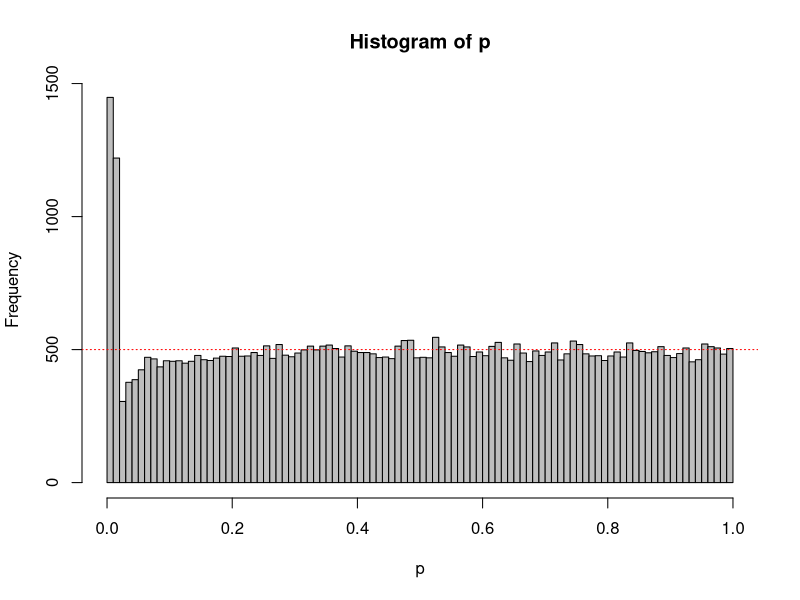

The R source for this figure:
N<-100 #total number of datapoints (per condition) you are willing to collect
Looks<-5 #set number of looks at the data
nSim<-50000 #number of simulated studies
alpha<-0.0158 #set alpha

D<-0 #True effect size (must be 0 when simulating Type 1 errors)

#Take care of some settings
options(scipen=100, digits=4) #disable scientific notation for numbers
LookN<-ceiling(seq(0,N,N/Looks)) #Determine at which N's to look
LookN<-LookN[-1] #remove look at 0
LookN<-LookN[LookN > 2] #Remove looks at N of 1 or 2 (not possible with t-test)
Looks<-length(LookN) #if looks are removed, change number of looks
matp<-matrix(NA, nrow=nSim, ncol=Looks) #Matrix for p-values at sequential tests
SigSeq<-numeric(Looks) #Variable to store final p-values
OptStop<-numeric(nSim) #variable to store positions of optional stopping
p<-numeric(nSim) #Variable to save optional stopping p-values

#Loop data generation for each study, then loop to perform a test for each N 
for (i in 1:nSim){
  x<-rnorm(n = N, mean = 0, sd = 1)
  y<-rnorm(n = N, mean = D, sd = 1)
  for (j in 1:Looks){
    matp[i,j]<-t.test(x[1:LookN[j]],y[1:LookN[j]], var.equal=TRUE)$p.value #perform the t-test, store
  }
  cat('Loop', i, 'of', nSim,'\n')
}

#Save Type 1 error rate for each look
for (i in 1:Looks){
  SigSeq[i] <- sum(matp[,i]<alpha)
}

#Get the positions at which are stopped, and then these p-values
for (i in 1:nSim){
  OptStop[i] <- min(which(matp[i,]<alpha))
}
OptStop[is.infinite(OptStop)] <- Looks #If nothing significant, take last p-value (fixes error warning)
for (i in 1:nSim){
  p[i] <- matp[i,OptStop[i]]
}

breaks<-100
hist(p, breaks=breaks,col="grey")
abline(h=nSim/breaks, col = "red", lty=3)

#Return Type 1 error rates for each look, and the the Type 1 error rate when only reporting the lowest p-value over all looks
cat("Type 1 error rates for look 1 to", Looks,":", SigSeq/nSim)
cat("Type 1 error rate when only the lowest p-value for all looks is reported:", sum(p<alpha)/nSim)

#© Daniel Lakens, 2016. 
# This work is licensed under a Creative Commons Attribution-NonCommercial-ShareAlike 4.0 International License. https://creativecommons.org/licenses/by-nc-sa/4.0/